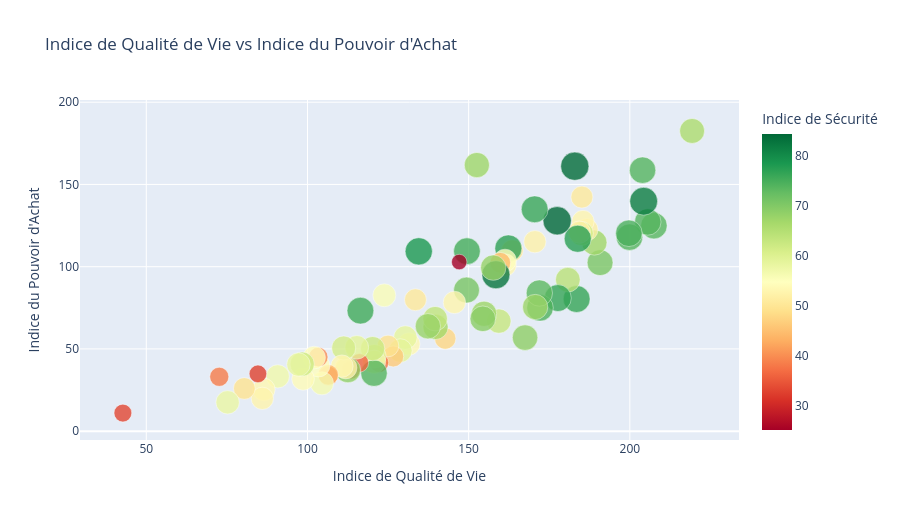

The notebook cell this image was saved under:
### Code cell
# Scatter plot interactif : 2 premiers indices
if len(idx_cols) >= 3:
    x_col, y_col, s_col = idx_cols[0], idx_cols[1], idx_cols[2]
    fig = px.scatter(
        lq_clean.dropna(subset=[x_col, y_col]),
        x=x_col, y=y_col,
        hover_name=pays_col,
        size=s_col if lq_clean[s_col].min() > 0 else None,
        color=s_col,
        color_continuous_scale="RdYlGn",
        title=f"{x_col} vs {y_col}",
        height=520,
    )
    fig.update_traces(marker=dict(opacity=0.8, line=dict(width=0.5, color="white")))
    fig.show()

### Figure 1 — Plotly figure (JSON) as saved in the notebook; plotly's stock layout.template omitted (floating-point values rounded to 4 significant figures)
{"data": [{"hovertemplate": "<b>%{hovertext}</b><br><br>Indice de Qualité de Vie=%{x}<br>Indice du Pouvoir d'Achat=%{y}<br>Indice de Sécurité=%{marker.color}<extra></extra>", "hovertext": ["Luxembourg", "Pays-Bas", "Danemark", "Oman", "Suisse", "Finlande", "Islande", "L'Autriche", "Norvège", "Suède", "Australie", "États Unis", "Allemagne", "Nouvelle-Zélande", "Japon", "Estonie", "Qatar", "Espagne", "La Slovénie", "Emirats Arabes Unis", "Croatie", "République Tchèque", "Lituanie", "Royaume-Uni", "Arabie Saoudite", "Portugal", "La Belgique", "Singapour", "Irlande", "Canada", "France", "Lettonie", "Taïwan", "Israël", "Chypre", "Slovaquie", "Koweit", "Corée du Sud", "Pologne", "Afrique du Sud", "Italie", "Uruguay", "Hongrie", "Bulgarie", "Roumanie", "Hong Kong (Chine)", "Malaisie", "Grèce", "Bosnie Herzégovine", "Turquie", "Mexique", "Bélarus", "Inde", "Équateur", "Jordan", "Panama", "Géorgie", "Serbie", "Chine", "Argentine", "Macédoine du Nord", "Brésil", "Azerbaïdjan", "Maroc", "Russie", "Ukraine", "Colombie", "Kenya", "Pakistan", "Albanie", "Chili", "Kazakhstan", "Indonésie", "Thaïlande", "Vietnam", "Philippines", "Liban", "Egypte", "Pérou", "Iran", "Sri Lanka", "Bangladesh", "Nigeria"], "legendgroup": "", "marker": {"color": [65.72, 73.58, 73.89, 81.77, 73.91, 73.82, 74.61, 70.59, 67.06, 51.69, 52.82, 50.79, 61.01, 52.12, 77.34, 76.4, 83.96, 64.23, 76.39, 84.44, 74.38, 73.19, 67.53, 52.24, 76.09, 68.83, 50.3, 76.99, 53.17, 54.54, 44.68, 62.67, 82.79, 68.04, 67.37, 69.17, 67.18, 75.2, 70.86, 25.16, 52.9, 47.9, 66.68, 63.45, 67.73, 78.41, 50.57, 53.45, 58.58, 58.98, 46.29, 49.44, 55.69, 37.62, 59.46, 57.14, 73.9, 62.41, 75.62, 36.16, 58.99, 34.89, 68.6, 52.39, 61.15, 53.15, 39.03, 44.14, 56.58, 54.63, 39.93, 54.4, 53.97, 62.17, 58.22, 56.99, 53.42, 52.73, 32.7, 49.65, 57.91, 38.36, 33.35], "coloraxis": "coloraxis", "line": {"color": "white", "width": 0.5}, "opacity": 0.8, "size": [65.72, 73.58, 73.89, 81.77, 73.91, 73.82, 74.61, 70.59, 67.06, 51.69, 52.82, 50.79, 61.01, 52.12, 77.34, 76.4, 83.96, 64.23, 76.39, 84.44, 74.38, 73.19, 67.53, 52.24, 76.09, 68.83, 50.3, 76.99, 53.17, 54.54, 44.68, 62.67, 82.79, 68.04, 67.37, 69.17, 67.18, 75.2, 70.86, 25.16, 52.9, 47.9, 66.68, 63.45, 67.73, 78.41, 50.57, 53.45, 58.58, 58.98, 46.29, 49.44, 55.69, 37.62, 59.46, 57.14, 73.9, 62.41, 75.62, 36.16, 58.99, 34.89, 68.6, 52.39, 61.15, 53.15, 39.03, 44.14, 56.58, 54.63, 39.93, 54.4, 53.97, 62.17, 58.22, 56.99, 53.42, 52.73, 32.7, 49.65, 57.91, 38.36, 33.35], "sizemode": "area", "sizeref": 0.2111, "symbol": "circle"}, "mode": "markers", "name": "", "orientation": "v", "showlegend": false, "type": "scatter", "x": [219.3, 207.5, 205.6, 204.3, 203.9, 199.9, 199.7, 190.8, 189.0, 186.7, 185.5, 185.1, 185.0, 184.3, 183.8, 183.5, 182.9, 180.8, 177.7, 177.5, 172.2, 171.9, 170.6, 170.6, 170.5, 167.5, 163.5, 162.3, 161.3, 161.3, 159.8, 159.4, 158.5, 157.6, 154.8, 154.4, 152.6, 149.5, 149.3, 147.1, 145.6, 142.7, 139.7, 139.6, 137.4, 134.5, 133.5, 131.4, 130.4, 128.8, 126.6, 125.0, 123.8, 122.3, 120.7, 120.7, 120.6, 120.2, 116.4, 116.1, 115.3, 113.5, 112.5, 111.9, 111.2, 110.7, 106.5, 106.4, 104.5, 103.5, 103.3, 102.0, 98.64, 98.36, 97.21, 90.79, 86.48, 86.0, 84.64, 80.41, 75.23, 72.64, 42.74], "xaxis": "x", "y": [182.5, 124.9, 127.2, 139.8, 158.7, 118.0, 120.3, 102.5, 114.7, 122.6, 127.5, 142.3, 120.2, 121.0, 117.0, 80.35, 161.1, 92.09, 80.93, 127.9, 74.99, 83.97, 75.49, 115.2, 134.9, 56.88, 109.8, 111.1, 101.0, 103.8, 102.4, 66.92, 95.1, 99.41, 71.37, 68.32, 161.8, 109.4, 85.78, 102.8, 78.27, 56.29, 63.38, 68.4, 63.8, 109.3, 79.9, 52.98, 56.94, 48.99, 45.44, 51.79, 82.62, 41.59, 45.49, 42.2, 35.28, 50.17, 73.28, 41.53, 50.96, 37.16, 37.2, 38.56, 50.56, 39.53, 33.65, 34.25, 29.11, 39.88, 45.06, 44.75, 31.74, 40.77, 40.52, 33.34, 25.37, 19.96, 34.84, 25.96, 17.55, 33.06, 11.01], "yaxis": "y"}], "layout": {"coloraxis": {"colorbar": {"title": {"text": "Indice de Sécurité"}}, "colorscale": [[0, "rgb(165,0,38)"], [0.1, "rgb(215,48,39)"], [0.2, "rgb(244,109,67)"], [0.3, "rgb(253,174,97)"], [0.4, "rgb(254,224,139)"], [0.5, "rgb(255,255,191)"], [0.6, "rgb(217,239,139)"], [0.7, "rgb(166,217,106)"], [0.8, "rgb(102,189,99)"], [0.9, "rgb(26,152,80)"], [1, "rgb(0,104,55)"]]}, "height": 520, "legend": {"itemsizing": "constant", "tracegroupgap": 0}, "title": {"text": "Indice de Qualité de Vie vs Indice du Pouvoir d'Achat"}, "xaxis": {"anchor": "y", "domain": [0, 1], "title": {"text": "Indice de Qualité de Vie"}}, "yaxis": {"anchor": "x", "domain": [0, 1], "title": {"text": "Indice du Pouvoir d'Achat"}}}}
